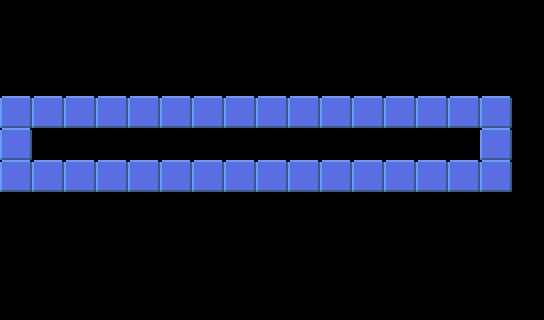

A level layout from a 2D game, rendered from its tile map. Below: a short description, then the map file with tile-grid data replaced by summaries:
An orthogonal 17x10 tile map with 32x32 px tiles, 4 tile layers (Bricks, Background, firstFloor, secondFloor), 2 tilesets and 6 objects (4x Creepspawn, MonsterSpawn, Exit).

<map version="1.0" orientation="orthogonal" width="17" height="10" tilewidth="32" tileheight="32">
 <tileset firstgid="1" name="tiles" tilewidth="32" tileheight="32">
  <image source="../images/tiles.png" width="480" height="1024" />
 </tileset>
 <tileset firstgid="481" name="objects" tilewidth="32" tileheight="32">
  <image source="../images/objects.png" width="256" height="256" />
 </tileset>
 <layer name="Bricks" width="17" height="10" opacity="0.97">
  <properties>
   <property name="tileset" value="tiles" />
  </properties>
  <data>[170 cells, 0 non-empty, 0 distinct tile ids]</data>
 </layer>
 <layer name="Background" width="17" height="10">
  <properties>
   <property name="tileset" value="tiles" />
  </properties>
  <data>[170 cells, 0 non-empty, 0 distinct tile ids]</data>
 </layer>
 <layer name="firstFloor" width="17" height="10">
  <properties>
   <property name="tileset" value="tiles" />
  </properties>
  <data>[170 cells, 0 non-empty, 0 distinct tile ids]</data>
 </layer>
 <layer name="secondFloor" width="17" height="10">
  <properties>
   <property name="tileset" value="tiles" />
  </properties>
  <data>[170 cells, 34 non-empty, 1 distinct tile ids]</data>
 </layer>
 <objectgroup name="Objects" width="17" height="10">
  <object type="MonsterSpawn" gid="483" x="32" y="160" />
  <object type="Creepspawn" gid="481" x="128" y="160" />
  <object type="Creepspawn" gid="481" x="128" y="128" />
  <object type="Creepspawn" gid="481" x="128" y="192" />
  <object type="Exit" gid="11" x="448" y="160" />
  <object type="Creepspawn" gid="481" x="160" y="160" />
 </objectgroup>
</map>